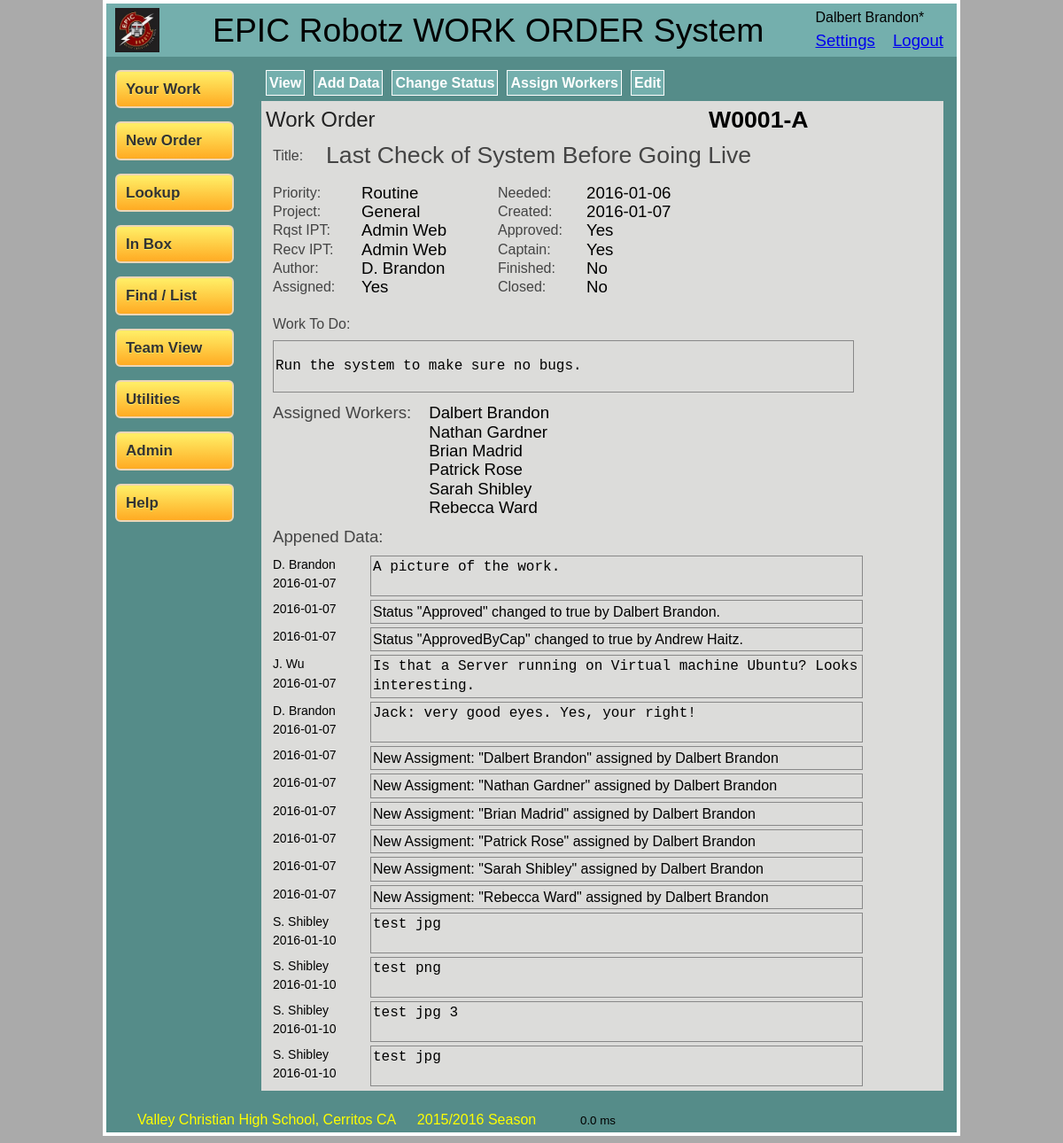
Page /pages/wo_display.php?wid=1 (signed in) on the committed database.
### tables this page shows
CREATE TABLE `WorkOrders` (
  `WID` int(11) NOT NULL AUTO_INCREMENT,
  `Title` varchar(80) NOT NULL,
  `Description` text,
  `Priority` varchar(80) DEFAULT NULL,
  `Project` varchar(80) DEFAULT NULL,
  `Revision` int(11) DEFAULT NULL,
  `Requestor` varchar(80) DEFAULT NULL,
  `Receiver` varchar(80) DEFAULT NULL,
  `AuthorID` int(11) DEFAULT NULL,
  `DateCreated` date DEFAULT NULL,
  `DateNeedBy` date DEFAULT NULL,
  `Assigned` tinyint(1) DEFAULT NULL,
  `Approved` tinyint(1) DEFAULT NULL,
  `ApprovedByCap` tinyint(1) DEFAULT NULL,
  `Finished` tinyint(1) DEFAULT NULL,
  `Closed` tinyint(1) DEFAULT NULL,
  `Active` tinyint(1) DEFAULT NULL,
  PRIMARY KEY (`WID`),
  UNIQUE KEY `Title` (`Title`)
);

### pages/wo_display.php (called while the page is built, shortened)
<?php
$timer = new timer();
$pagetitle = "Work Order";
$doform = true;
$wid="";
$ap=array();
$assigned_workers=array();
$override = false;
if( $_SERVER["REQUEST_METHOD"] == "GET")
{
    $wid = $_GET["wid"];
    $wo = GetWO($wid, $override);
    $pagetitle = "Work Order";
    $ap = GetAppendedData($wid);
    $assigned_workers = GetAssignedWorkers($wid);
}
$stylesheet=array("../css/global.css", "../css/nav.css", "../css/wo_head.css", "../css/wo_display.css");
include "forms/header.php";
include "forms/nav_form.php";
include "forms/wo_display_menubar.php";
include "forms/wo_display_form.php";
include "forms/footer.php";
?>

### libs/userlib.php (called while the page is built, shortened)
<?php
require_once "databaselib.php";
function IsLoggedIn()
{
    if($_SESSION["LoggedIn"]) { return true; }
    return false;
}
function IsAdmin()
{
    if($_SESSION["Login_IsAdmin"] === true) { return true; }
    return false;
}
function UserFormattedName()
{
    if(IsLoggedIn()){ return $_SESSION["Login_FirstName"] . " " . $_SESSION["Login_LastName"]; }
    return "";
}
function MakeAbbrivatedName($row)
{
    $first = "";
    $last  = "";
    if(!empty($row["FirstName"])) $first = $row["FirstName"];
    if(!empty($row["LastName"])) $last = $row["LastName"];
    $firstletter = "";
    if(strlen($first) >=1) $firstletter = strtoupper(substr($first, 0, 1) . '. ');
    $name = $firstletter . $last;
    if(empty($name)) $name = " ";
    return $name;
}
function MakeFullName($row)
{
    $first = "";
    $last  = "";
    if(!empty($row["FirstName"])) $first = $row["FirstName"];
    if(!empty($row["LastName"])) $last = $row["LastName"];
    return $first . ' ' . $last;
}
?>

### libs/databaselib.php (called while the page is built, shortened)
<?php
function GetSqlConnection()
{
    global $config;
    static $conn = null;
    if(!is_null($conn))
    {
        return $conn;
    }
    $conn = new mysqli(
       $config["db"]["host"],
       $config["db"]["username"],
       $config["db"]["password"],
       $config["db"]["dbname"]);
   return $conn;
}
function SqlQuery($loc, $sql)
{
    $conn = GetSqlConnection();
    $result = $conn->query($sql);
    return $result;
}
?>

### libs/workorderlib.php (called while the page is built, shortened)
<?php
function RevisionToStr($revision, $approved)
{
	$letters = "ABCDEFGHIJKLMNOPQRSTUVWXYZ";
	$revision--;
	$dash = '*';
	if($approved) $dash = '-';
	if($revision < 26) return $dash . substr($letters, $revision, 1);
	$revision -= 26;
	$d2 = intval($revision / 26);
	$d1 = intval($revision % 26);
	return substr($letters, $d2, 1) . substr($letters, $d1, 1);
}
function WIDStr($wid, $revision, $approved=true)
{
	return sprintf("W%04d", $wid) . RevisionToStr($revision, $approved);
}
function GetAppendedData($wid)
{
	$loc = rmabs(__FILE__ . ".GetAppendedData");
	$sql = 'SELECT * FROM AppendedDataView WHERE WID=' . intval($wid);
	$result = SqlQuery($loc, $sql);
	$d = array();
	while($row = $result->fetch_assoc()) {
		$row["AuthorName"] = MakeAbbrivatedName($row);
    	$d[] = $row;
	}
	return $d;
}
function GetWO($wid, $override=false)
{
	$loc = rmabs(__FILE__ . '.GetWO');
	$sql = "SELECT * From WorkOrders WHERE WID=" . intval($wid);
	if(!$override) $sql .= ' AND Active=1';
	$result = SqlQuery($loc, $sql);
    $data = $result->fetch_assoc();
    $data["IsApproved"] = $data["Approved"] || $data["ApprovedByCap"];
    $data["WIDStr"] = WIDStr($wid, $data["Revision"], $data["IsApproved"]);
    if(empty($data["AuthorID"]))
    {
    	$data["AuthorInfo"] = array();
    	$data["AuthorName"] = "System";
    }
    else
    {
    	$data["AuthorInfo"] = GetUserInfo($data["AuthorID"]);
    	$data["AuthorName"] = "";
    	if(!empty($data["AuthorInfo"]))
    	{
    		$ai = $data["AuthorInfo"];
    		$data["AuthorName"] = MakeAbbrivatedName($ai);
    	}
    }
    return $data;
}
function GetAssignedWorkers($wid)
{
	$loc = rmabs(__FILE__ . "GetAssignedWorkers");
	$sql = 'SELECT * FROM AssignedUsersView WHERE WID=' . intval($wid);
	$result = SqlQuery($loc, $sql);
	$d = array();
	while($row = $result->fetch_assoc()) {
		$row["AbbrivatedName"] = MakeAbbrivatedName($row);
		$row["FullName"] = MakeFullName($row);
    	$d[] = $row;
	}
	return $d;
}
?>

### libs/misclib.php (called while the page is built, shortened)
<?php
function rmabs($filename)
{
    global $config;
    $n = strlen($config["BaseDir"]);
    $s = substr($filename, 0, $n);
    if($s == $config["BaseDir"])
    {
        return substr($filename, $n + 1);
    }
    return $filename;
}
class Timer
{
    private $start = 0;
    function __construct()
    {
        $this->start = microtime(true);
    }
    function Secs()
    {
        return microtime(true) - $this->start;
    }
    function MsStr()
    {
        $t = (microtime(true) - $this->start) * 1000.0;
        return sprintf(" %4.1f ms", $t);
    }
    function Str()
    {
        if($this->Secs() > 1.0) return $this->SecStr();
        else return $this->MsStr();
    }
}
?>

### libs/renderhtmllib.php (the view, shortened to what this page needs)
<?php
function RenderField($class, $id, $caption, $value, $exact=false)
{
    echo '<div id="' . $id . '_block" class="' . $class . '_block">';
    echo '<div id="' . $id . '_label" class="' . $class . '_label">' . $caption . '</div>' . "\n";
    echo '<div id="' . $id . '_value" class="' . $class . '_value">' ;
    if($exact) echo '<pre>' . $value . '</pre></div>' . "\n";
    else       echo $value . '</div>' . "\n";
    echo '</div>' . "\n";
}

### forms/header.php (shortened to what this page needs)
<!DOCTYPE html>
<html lang="en">
<head>
    <?php
        if(isset($stylesheet))
        {
            if(is_array($stylesheet))
            {
                foreach($stylesheet as $sheet)
                {
                    echo '<link rel="stylesheet" type="text/css" href="' . $sheet . '">' . "\n";
                }
            }
            else echo '<link rel="stylesheet" type="text/css" href="' . $stylesheet . '">' . "\n";
        }
        else
        {
            echo '<link rel="stylesheet" type="text/css" href="../css/global.css">' . "\n";
            echo '<link rel="stylesheet" type="text/css" href="../css/nav.css">' . "\n";
        }
    ?>
</head>
<body>
<div id="screen_area">
<div id="header_banner">
    <div id="header_writeable_area">
        <?php
            if(IsLoggedIn())
            {
                echo '<div id="header_icon"> <a href="welcome.php"> <img src="../img/epicicon120_new.jpg" height="50px"> </a></div>' . "\n";
                echo '<div id="header_website_name">EPIC Robotz WORK ORDER System</a></div>' . "\n";
                echo '<div id="header_account_area">' . "\n";
                echo '<div id="header_username_div">' . UserFormattedName();
                if(IsAdmin()) {echo "*";}
                echo '</div>';
                echo '<div id="header_accoutmenu_div">';
                  echo '<div class="header_topbutton_div">';
                  echo '<a class="header_topbutton" href="account_settings.php">Settings</a>';
                  echo '</div>';
                  echo '<div class="header_topbutton_div">';
                  echo '<a class="header_topbutton" href="logout.php">Logout</a>';
                  echo '</div>';
                echo '</div>';
                echo '</div>';
            }
            else {
                echo '<div id="header_icon"> <img src="../img/epicicon120_new.jpg" height="50px"></div>' . "\n";
                echo '<div id="header_website_name">EPIC Robotz WORK ORDER System</div>' . "\n";
            }
        ?>
    </div>
 </div>
 <div id="middle_area">

### forms/nav_form.php (shortened to what this page needs)
<?php
echo '<div id="nav_area">';
echo '<div class="btn_nav_div"><a class="btn_nav" href="yourwork.php?Assignments=yes" > Your Work  </a></div>' . "\n";
echo '<div class="btn_nav_div"><a class="btn_nav" href="wo_new.php"   > New Order  </a></div>' . "\n";
echo '<div class="btn_nav_div"><a class="btn_nav" href="wo_lookup.php"> Lookup     </a></div>' . "\n";
if(IsAdmin() || IsEditor() || IsCaptain() || IsIPTLead() ) {
echo '<div class="btn_nav_div"><a class="btn_nav" href="inbox.php?Opened=Yes&UseSelfTeam=Yes"    > In Box     </a></div>' . "\n";
}
echo '<div class="btn_nav_div"><a class="btn_nav" href="findlist_simple.php"     > Find / List</a></div>' . "\n";
echo '<div class="btn_nav_div"><a class="btn_nav" href="team.php"     > Team View  </a></div>' . "\n";
if(IsAdmin() || IsEditor() || IsCaptain() ) {
echo '<div class="btn_nav_div"><a class="btn_nav" href="utils.php"    > Utilities  </a></div>' . "\n";
}
if(IsAdmin()) {
echo '<div class="btn_nav_div"><a class="btn_nav" href="admin.php"    > Admin      </a></div>' . "\n";
}
echo '<div class="btn_nav_div"><a class="btn_nav" href="help.php"     > Help       </a></div>' . "\n";
echo '</div>' . "\n";
?>

### forms/wo_display_menubar.php (shortened to what this page needs)
<?php
$arg = "";
if(!empty($wid)) $arg = '?wid=' . $wid;
echo '<div class="menubar_area">'. "\n";
echo '<div class="btn_menu_div">'. "\n";
echo '<a class="btn_menu" href="wo_display.php' . $arg . '">View</a>'. "\n";
echo '</div>'. "\n";
echo '<div class="btn_menu_div">'. "\n";
echo '<a class="btn_menu" href="wo_add_data.php' . $arg . '">Add Data</a>'. "\n";
echo '</div>'. "\n";
echo '<div class="btn_menu_div">'. "\n";
echo '<a class="btn_menu" href="wo_change_status.php' . $arg . '">Change Status</a>'. "\n";
echo '</div>'. "\n";
echo '<div class="btn_menu_div">'. "\n";
echo '<a class="btn_menu" href="wo_assign_workers.php' . $arg .'">Assign Workers</a>'. "\n";
echo '</div>'. "\n";
echo '<div class="btn_menu_div">'. "\n";
echo '<a class="btn_menu" href="wo_edit.php' . $arg . '">Edit</a>'. "\n";
echo '</div>'. "\n";
echo '</div>' . "\n";
?>

### forms/wo_display_form.php (shortened to what this page needs)
<?php
echo '<div class="content_area">';
echo '<div class="page_title"> ' . $pagetitle . '</div>' . "\n";
if($doform)
{
	RenderField("wo_top", "wo_WIDStr",        "",             $wo["WIDStr"]                );
	echo '<div id="wod_left">' . "\n";
	echo '</div>' ."\n";
	echo '<div id="wod_right">' . "\n";
	echo '</div>' ."\n";
	RenderField("wo", "wod_Work",          "Work To Do:",          $wo["Description"], true           );
	if(!empty($assigned_workers))
	{
		echo '<div id="assigned_worker_block">' . "\n";
		echo '<div id="assigned_worker_label">Assigned Workers:</div>' . "\n";
		echo '<div id="assigned_worker_list">' . "\n";
		foreach($assigned_workers as $a)
		{
			echo '<div class="assigned_worker">' . $a["FullName"] . '</div>' . "\n";
		}
		echo '</div>' . "\n";
		echo '</div>' . "\n";
	}
	if(!empty($ap))
	{
		echo '<div id="appened_data_label">Appened Data:</div>' . "\n";
		echo '<div id="appened_data_list">' . "\n";
		foreach($ap as $a)
		{
			RenderAppendedData($a);
		}
		echo '</div>'. "\n";
	}
}
echo '</div' . "\n";
function RenderAppendedData($a)
{
	global $wid;
	$author = "";
	$date   = "";
	$text   = "";
	$picid  = 0;
	$picurl_thumb = "";
	$sys    = false;
	if(!empty($a["AuthorName"]))  $author = $a["AuthorName"];
	if(!empty($a["DateCreated"])) $date   = $a["DateCreated"];
	if(!empty($a["TextInfo"]))    $text   = $a["TextInfo"];
	if(!empty($a["PicID"]))       $picid  =  intval($a["PicID"]);
	if(empty($a["UserID"]))       $sys    = true;
	echo '<div class="wo_ap_block">';
	echo '<div class="wo_ap_header">';
	if(!$sys) echo '<div class="wo_ap_author">' . $author . '</div>' . "\n";
	echo '<div class="wo_ap_date">' . $date . '</div>' . "\n";
	echo '</div>' . "\n";
	echo '<div class="wo_ap_body">';
	if(!empty($picurl_thumb))
	{
		echo '<div class="wo_ap_image">';
		echo '<a href="display_image.php?picid=' . $picid . "&wid=" . $wid . '"><img src="' . $picurl_thumb . '"></a>';
		echo '</div>';
		echo '<div class="wo_ap_text_i">' . $text . '</div>' . "\n";
	}
	else
	{
		if(!$sys) echo '<div class="wo_ap_text">' . $text . '</div>' . "\n";
		else      echo '<div class="wo_ap_text_sys">' . $text . '</div>' . "\n";
	}
	echo '</div>' . "\n";
	echo '</div>' . "\n";
}
?>

### forms/footer.php (shortened to what this page needs)
</div> <?php  ?>
<div style="clear: both; height: 2px"></div>
<div id="footer_area">
    <div id="footer_msg">
        <span> Valley Christian High School, Cerritos CA</span>
        <span style="margin-left: 20px">2015/2016 Season</span>
    </div>
    <?php
      if(isset($timer))
      {
          echo '<div id="footer_timer">';
          echo $timer->Str();
          echo '</div>';
      }
    ?>
</div>
</div>    <?php  ?>
<?php if(!isset($footer_extend)) {
echo '</body>';
echo '</html>';
} ?>

### css/global.css (style rules this page uses)
body { background-color: #aaaaaa; font: normal 14pt/16pt Arial, Univers, sans-serif; margin-top: 0; margin-right: 0; margin-left: 0; }
.page_title { font-size: 18pt; color: #222222; margin-top: 5px; margin-right: 5px; margin-bottom: 10px; }
#screen_area { border: 4px; border-color: white; border-style: solid; background-color: #558c89; margin: 0 auto; }
#middle_area { margin: 10px 5px 5px 5px; width: 100% }
#nav_area { height: 500px; width: 160px; float: left; padding: 5px }
.content_area { float: left; padding: 5px; background-color: #dcdcda; min-height: 600px; }
#header_banner { height: 60px; background-color: #74afad; margin-left: 0; margin-right: 0; margin-top: 0; }
#header_writeable_area { width: 100%; }
#header_icon { float: left; margin-left: 10px; margin-top: 5px; }
#header_website_name { float: left; font-size: 28pt; color: black; margin-left: 60px; position: relative; top: 20px; }
#header_account_area { float: right; font-size: 12pt; color: black; margin-right: 15px; margin-top: 5px; }
#header_username_div { margin-left: 20px; margin-right: 0px; float: left; text-align: right; }
.header_topbutton { font-size: 14pt; font-color: black; }
.header_topbutton_div { float: left; margin-left: 20px; margin-top: 5px; }
#footer_area { margin-left: 30px; margin-right: 30px; width: 100%; height: 40px; clear: both; }
#footer_msg { color: yellow; font-size: 12pt; font: Arial, Univers, sans-serif; width:50%; margin-top: 20px; float: left; }
#footer_timer { float: left; margin-top: 21px; margin-left: 20px; font-size: 10pt; color: black; }
.menubar_area { float: left; padding: 5px; font-size: 10pt; height: 25px; margin-bottom: 5px; }
.btn_menu_div { float: left; margin-right: 10px; }
.btn_menu { font-size: 16px; font-family: Arial; font-weight: bold; border: 1px solid #ffffff; background-color: #74afad; padding: 3px; text-decoration: none; color: #ffffff; display:inline-block; }

### css/nav.css (style rules this page uses)
.btn_nav_div { margin-bottom: 15px; }
.btn_nav { -moz-box-shadow:inset 0px 0px 0px 0px #fff6af; -webkit-box-shadow:inset 0px 0px 0px 0px #fff6af; box-shadow:inset 0px 0px 0px 0px #fff6af; background:-webkit-gradient(linear, left top, left bottom, color-stop(0.05, #ffec64), color-stop(1, #ffab23)); background:-moz-linear-gradient(top, #ffec64 5%, #ffab23 100%); background:-webkit-linear-gradient(top, #ffec64 5%, #ffab23 100%); background:-o-linear-gradient(top, #ffec64 5%, #ffab23 100%); background:-ms-linear-gradient(top, #ffec64 5%, #ffab23 100%); background:linear-gradient(to bottom, #ffec64 5%, #ffab23 100%); filter:progid:DXImageTransform.Microsoft.gradient(startColorstr='#ffec64', endColorstr='#ffab23',GradientType=0); background-color:#ffec64; -moz-border-radius:6px; -webkit-border-radius:6px; border-radius:6px; border:2px solid #ebd6b7; display:inline-block; cursor:pointer; color:#333333; font-family:Arial; font-size:17px; font-weight:bold; padding: 9px 10px; text-decoration:none; width: 110px; text-shadow:0px 1px 0px #ffee66; }

### css/wo_head.css (style rules this page uses)
#wo_Title_block { height: 30px; width: 700px; margin-top: 10px; margin-left: 8px; color: #444444; font-size: 12pt; }
#wo_Title_label { float: left; width: 60px; }
#wo_Title_value { float: left; font-size: 20pt; margin-bottom: 20px; width: 550px; }
#wo_WIDStr_block { width: 120px; height: 0px; position: relative; top: -30px; left: 500px; }
#wo_WIDStr_value { font-size: 20pt; font-weight: bold; }

### rows in the picture
workorders: Title "Last Check of System Before Going Live Routine General Admin Web Admin Web 2016-01-06 2016-01-07", Description "Run the system to make sure no bugs."

### other values in the picture
UserFormattedName() "Dalbert Brandon"
$pagetitle "Work Order"
$value "W0001-A D. Brandon Yes Yes Yes No No"
$caption "Title: Priority: Project: Rqst IPT: Recv IPT: Author: Assigned: Needed: Created: Approved: Captain: Finished: Closed: Work To Do:"
$a["FullName"] "Dalbert Brandon"
$a["FullName"] "Nathan Gardner"
$a["FullName"] "Brian Madrid"
$a["FullName"] "Patrick Rose"
$a["FullName"] "Sarah Shibley"
$a["FullName"] "Rebecca Ward"
$author "D. Brandon"
$date "2016-01-07"
$text "A picture of the work."
$text "Status \"Approved\" changed to true by Dalbert Brandon."
$text "Status \"ApprovedByCap\" changed to true by Andrew Haitz."
